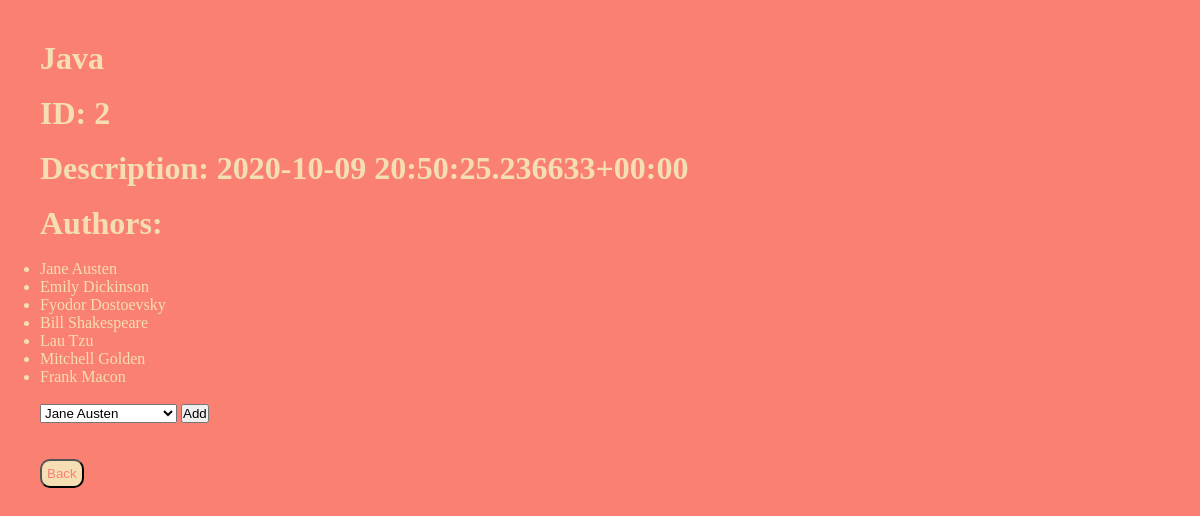
The page /books/2/ on the database its author committed.
### books_app/models.py (models this page shows, shortened)
class Book(models.Model):
    title = models.CharField(max_length=255)
    desc = models.TextField(max_length=255)
    created_at = models.DateTimeField(auto_now_add=True)
    updated_at = models.DateTimeField(auto_now=True)

class Author(models.Model):
    first_name = models.CharField(max_length=255)
    last_name = models.CharField(max_length=255)
    books = models.ManyToManyField(Book, related_name="authors")
    notes = models.TextField(max_length=255)
    created_at = models.DateTimeField(auto_now_add=True)
    updated_at = models.DateTimeField(auto_now=True)

### books_app/views.py (the view)
# urls.py: path('books/<int:book_id>/', views.get_book),
def get_book(request, book_id):
    onebook = Book.objects.get(id=book_id)
    all_authors = Book.objects.get(id=book_id).authors.all()
    context = {
        "all_the_authors": Author.objects.all(),
        "onebook": onebook,
        "all_authors": all_authors
    }
    return render(request, 'books.html', context)

### books_app/templates/books.html (shortened to what this page needs)
<!DOCTYPE html>
<html lang="en">
<head>
    {% load static %}
    <link rel="stylesheet" href="{% static 'other.css' %}" />
</head>
<body>
    <div id="wrapper">
        <h1>{{ onebook.title }}</h1><br>
        <h1>ID: {{ onebook.id }}</h1><br>
        <h1>Description: {{ onebook.desc }}</h1><br>
        <h1>Authors:</h1>
        <br>
        <ul>
            {% for author in all_authors %}
            <li> {{ author.first_name }} {{ author.last_name }}</li>
            {% endfor %}
        </ul><br>
        <form action="/add_author_to_book" method="post">
            <select name="author" id="author">
                {% for author in all_the_authors %}
                    <option value="{{ author.id }}">{{ author.first_name }} {{ author.last_name }}</option>
                {% endfor %}
            </select>
            <input type="submit" id="done" value="Add">
        </form><br><br>
        <a href="/"><button>Back</button></a>
    </div>
</body>
</html>

### books_app/static/other.css (style rules this page uses)
* { padding: 0px; margin: 0px; }
body { background-color: salmon; color: wheat; padding: 20px; margin: 20px; }
button { margin-right: 90%; padding: 5px; border-radius: 10px; color: salmon; background-color: wheat; }

### rows shown on the page
Book: title "Java", id "2", desc "2020-10-09 20:50:25.236633+00:00"
Author: first_name "Jane", last_name "Austen"
Author: first_name "Emily", last_name "Dickinson"
Author: first_name "Fyodor", last_name "Dostoevsky"
Author: first_name "Bill", last_name "Shakespeare"
Author: first_name "Lau", last_name "Tzu"
Author: first_name "Mitchell", last_name "Golden"
Author: first_name "Frank", last_name "Macon"

### other values the page prints
form field author "Jane Austen"
